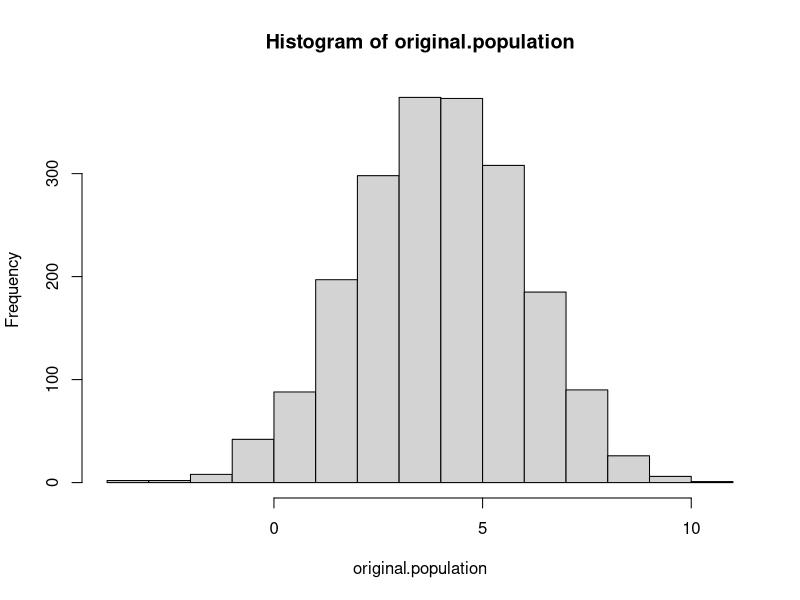
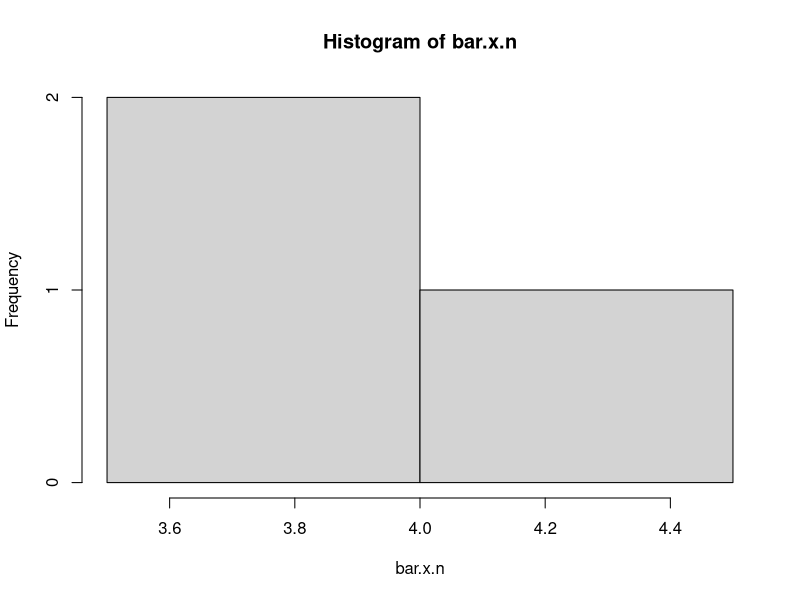
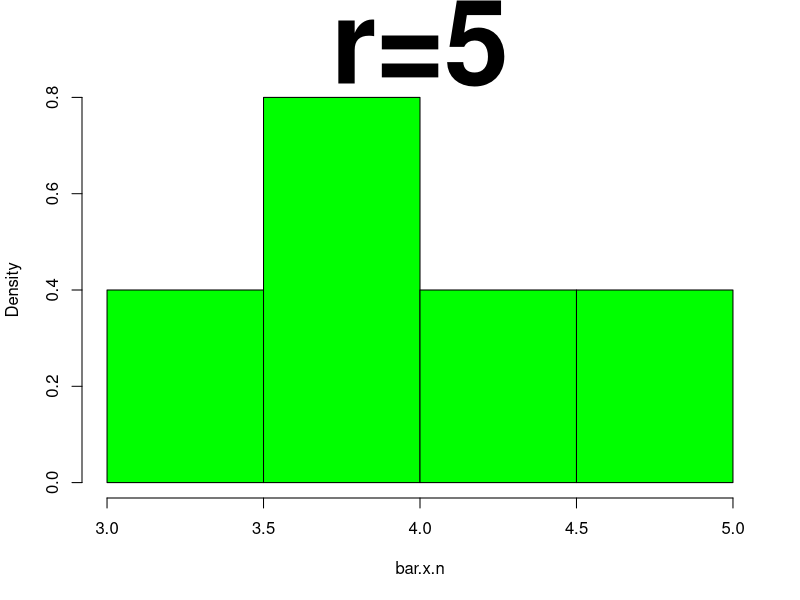
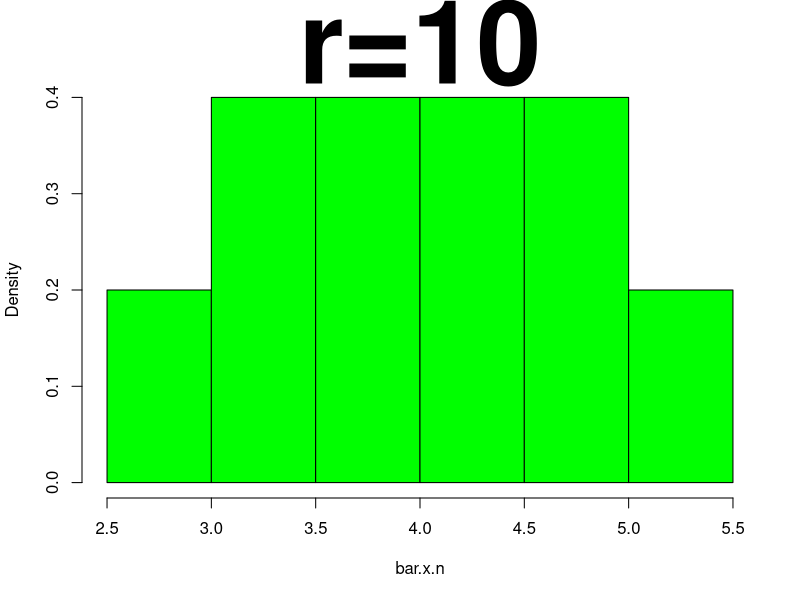
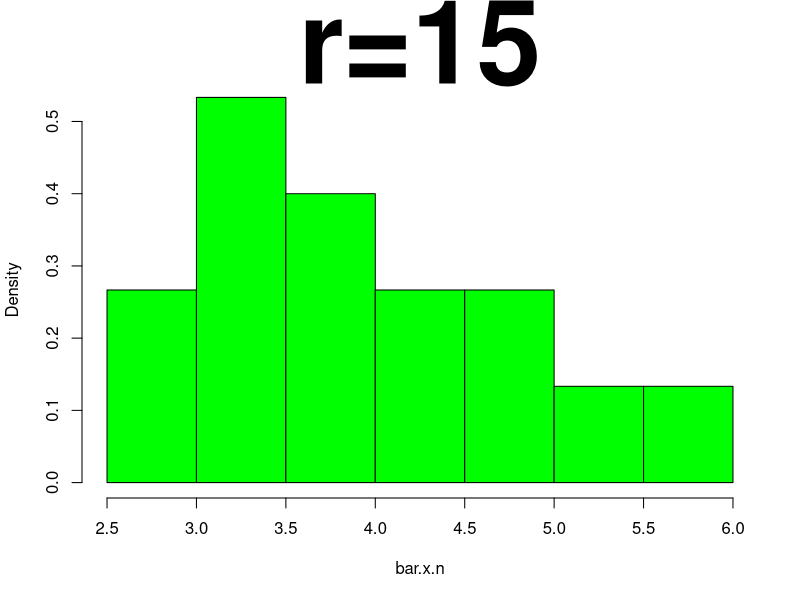
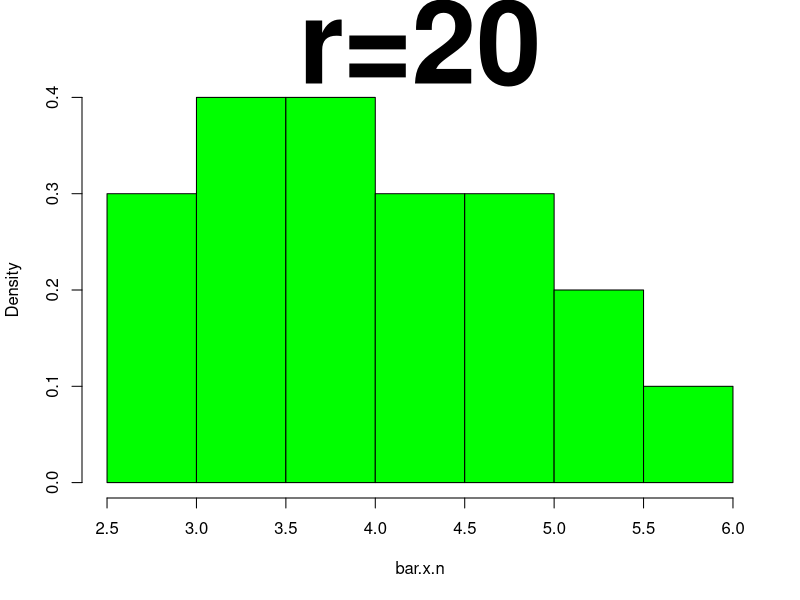
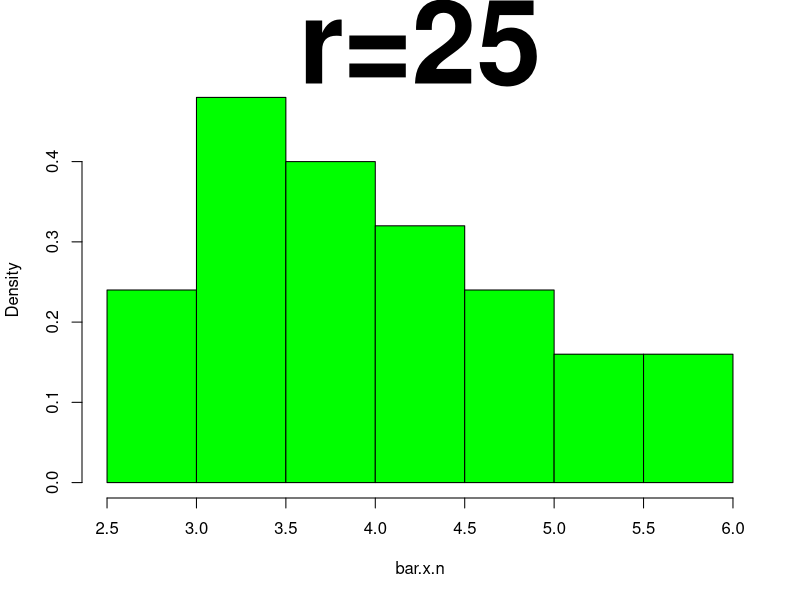
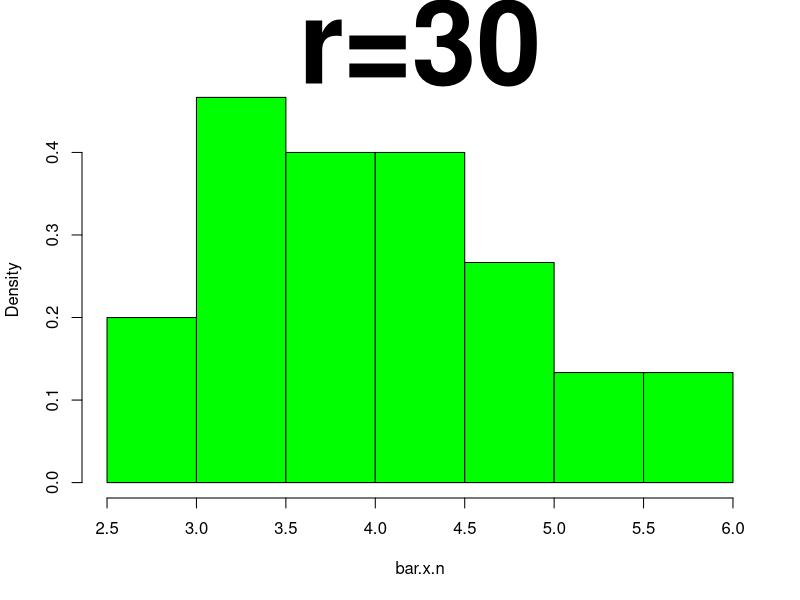

Write the R code that produced these figures, in order.



original.population = rnorm(2000, 4, 2)
# original.population = rexp(20000, 1/15)
# var(original.population) #--> this would usually be unobserved (a greek letter)
# mean(original.population) #--> this would usually be unobserved (a greek letter)

hist(original.population)

#

n = 5

sample.one = sample(x = original.population, size = n)
mean.sample.one = mean(sample.one)  # sum(sample.one)/length(sample.one)
print(mean.sample.one)

# 

sample.two = sample(x = original.population, size = n)
mean.sample.two = mean(sample.two)
print(mean.sample.two)


#

sample.three = sample(x = original.population, size=n)
mean.sample.three = mean(sample.three)
print(mean.sample.three)

#

bar.x.n = c(mean.sample.one, mean.sample.two, mean.sample.three)
bar.x.n

hist(bar.x.n)

#

for(r in 4:1000){
  sample.r = sample(x = original.population, size=n)
  mean.sample.r = mean(sample.r)
  bar.x.n[r] = mean.sample.r
  
  if(r %% 5 == 0) {Sys.sleep(.05)
    hist(bar.x.n, col='green', main=paste0('r=', r), cex.main = 7, probability=T)
  }
}


#
mean(original.population)  #--> Would usually be unobserved!
var(original.population) #--> Would usually be unobserved!

var(original.population)/n  #---> CLT says the "sampling distribution" of the mean has a variance of sigma^2 / n and is Normally distributed

mean(bar.x.n)
var(bar.x.n)
